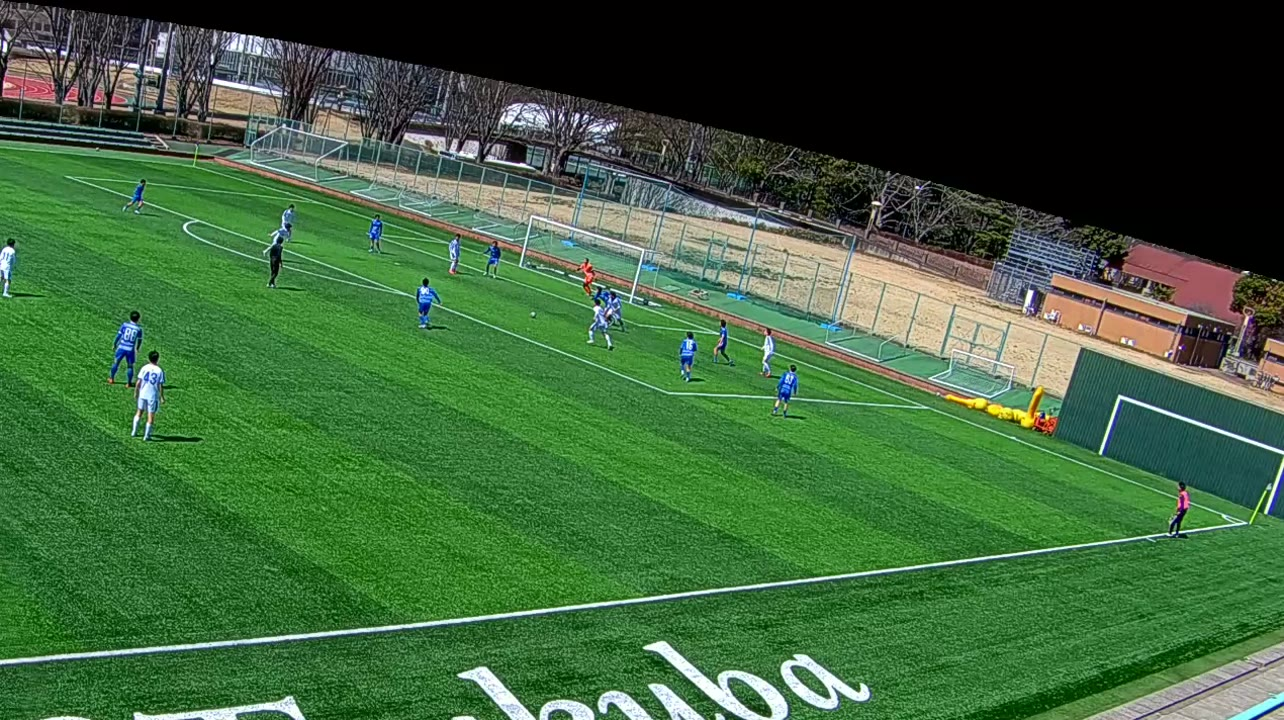
#> input picture analysis/data/evidence_brighton_PL-20261025-573542.jpg, 1284 x 720 px
$ python -i teams.py   (imports and definitions only)
#> lines starting #> are read from the running program, lines starting #| are printed output that depends on the picture
"""
Which team a person plays for, from their shirt's colour.

Every detected person gives a sample of Lab pixels from shirt to socks
(pitch-coloured ones left out), and their shirt's median colour; lightness is
weighted down (LIGHTNESS) everywhere: sun and shade change how light a shirt
is far more than its hue.

The shirts' medians find the two kits. Each kit then gets a palette from its
clear views (shirt, shorts, socks), without the colours both teams share
(skin, white socks). A person goes to the team whose palette covers the
biggest share of their pixels: in a tangle, an opponent across the shirt
lowers that share, but the shorts and socks still count. Clustering all of them over the clip finds the kits: the two
biggest clusters of people standing on the pitch are the teams; the rest
(referee, goalkeepers, staff, spectators) are "other". A track takes the
team most of its frames voted for.

Which team is home comes from the kits named on the command line
(--home-kit red --away-kit green); without them, the bigger cluster is home,
and the result says so.
"""

from __future__ import annotations

from collections import Counter

import cv2
import numpy as np

from .scene import PITCH_DISTANCE
from .state import Frame

COLOURS = {
    "white": (255, 255, 255), "black": (20, 20, 20), "grey": (128, 128, 128), "red": (200, 20, 30),
    "blue": (20, 60, 200), "navy": (20, 30, 90), "sky": (110, 170, 230), "green": (20, 140, 60),
    "yellow": (240, 210, 30), "orange": (240, 120, 20), "purple": (110, 40, 140), "brown": (110, 70, 40),
    "pink": (240, 130, 180), "maroon": (110, 20, 40),
}
K = 4
# Kit colours are compared as Lab with L scaled by this
LIGHTNESS = 0.4
WEIGHT = np.array([LIGHTNESS, 1.0, 1.0], dtype=np.float32)
# A person whose nearest kit is a team's but further than this (Lab) is still "other"
MAX_TEAM_DISTANCE = 60.0
# Clusters closer than this (Lab) are one kit in different light
SAME_KIT = 25.0
# A pixel this close (weighted Lab) to a palette colour is that colour
PIXEL_NEAR = 15.0
# The share of a person's pixels a kit's palette must cover for them to wear it
MIN_SHARE = 0.15
# ... and to be sure of it (a contact alert needs both players sure)
SURE_SHARE = 0.3
SURE_LEAD = 0.1
PALETTE = 4
SAMPLE = 128


# [72 lines left out: functions lab_of, body_pixels, kit_feature, merge, kmeans, not called in this run]


class Teams:
    def __init__(self, home_kit: str | None = None, away_kit: str | None = None) -> None:
        self.hints = (lab_of(home_kit), lab_of(away_kit)) if home_kit and away_kit else None
        self.kits: dict[str, np.ndarray] = {}
        self.others: list[np.ndarray] = []
        self.palettes: dict[str, np.ndarray] = {}
        self.other_palettes: list[np.ndarray] = []
        self.note = ""

    def fit(self, frames: list[Frame]) -> None:
        """Find the two kits among the people on the pitch over the whole clip."""
        # Big enough to have a clean shirt colour: far-off people mix in the background
        heights = [p.height for f in frames for p in f.persons if p.on_pitch]
        tall = 0.5 * float(np.median(heights)) if heights else 0
        features = np.array([p.feature for f in frames for p in f.persons
                             if p.on_pitch and p.feature is not None and p.height >= tall]) * WEIGHT
        if len(features) < 8:
            self.note = "too few players to tell the teams apart"
            return
        centres, labels = merge(*kmeans(features, min(K + 2, len(features))), features)
        sizes = Counter(labels.tolist())
        if self.hints:
            # The clusters nearest the kits given, among those big enough to be a team (spectators
            # on the grass can outnumber one of the teams)
            big = [i for i, n in sizes.items() if n >= max(3, 0.05 * len(features))]
            home, away = self.hints
            ia, ib = min(((i, j) for i in big for j in big if i != j),
                         key=lambda ij: np.linalg.norm(centres[ij[0]] - home) + np.linalg.norm(centres[ij[1]] - away))
            self.note = "home and away from the kits given"
        else:
            (ia, _), (ib, _) = sizes.most_common(2)
            self.note = "home is the bigger cluster: pass --home-kit and --away-kit to be sure"
        self.kits = {"home": centres[ia], "away": centres[ib]}
        # The other clusters: the referee, goalkeepers, staff, spectators standing near the pitch
        self.others = [c for i, c in enumerate(centres) if i not in (ia, ib)]
        self.palettes_from(frames, centres, ia, ib)

    # [28 lines left out: function palettes_from, not called in this run]

    def label(self, feature: np.ndarray | None, pixels: np.ndarray | None = None) -> str:
        return self.judge(feature, pixels)[0]

    # [63 lines left out: functions judge, assign, kit_bgr, not called in this run]

>>> import cv2
>>> picture = cv2.imread('../../../analysis/data/evidence_brighton_PL-20261025-573542.jpg', cv2.IMREAD_GRAYSCALE)
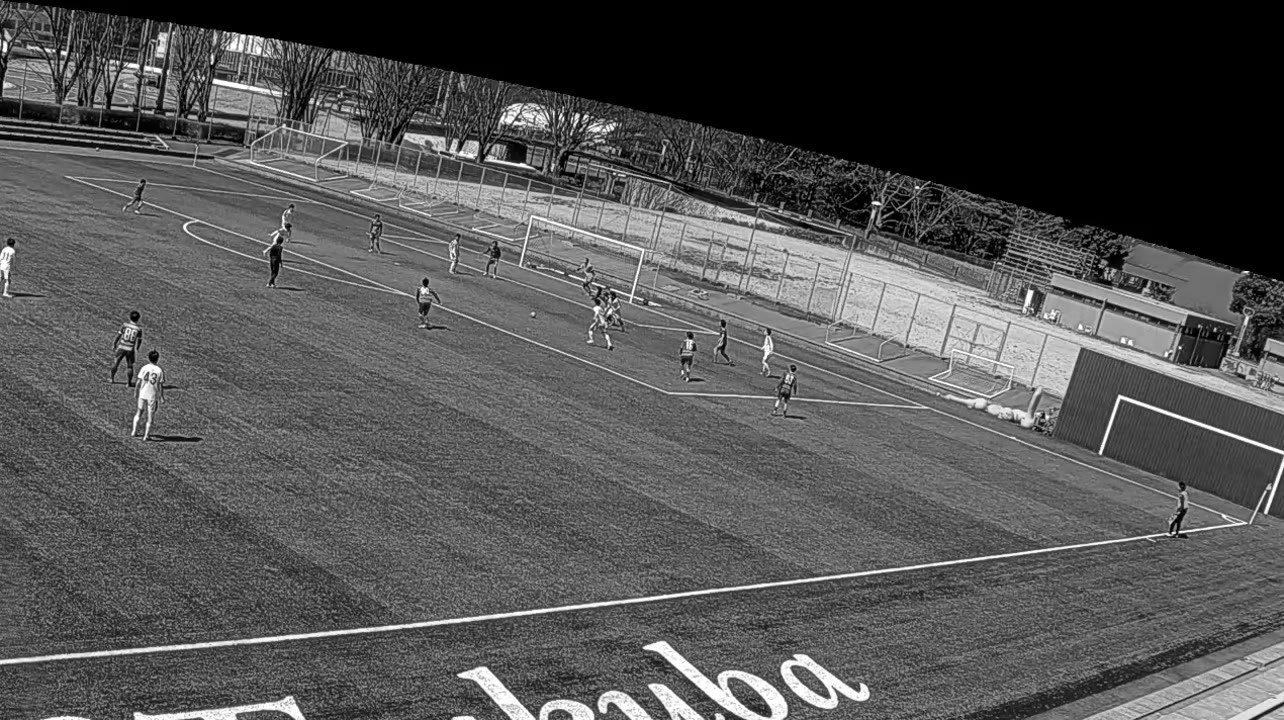
#> picture: shape (720, 1284); min 0, max 255, mean 83.4
#> (the run stopped early here; a loop or call above may not have finished)

$ run again, on analysis/data/evidence_brighton_PL-20261025-750641.jpg
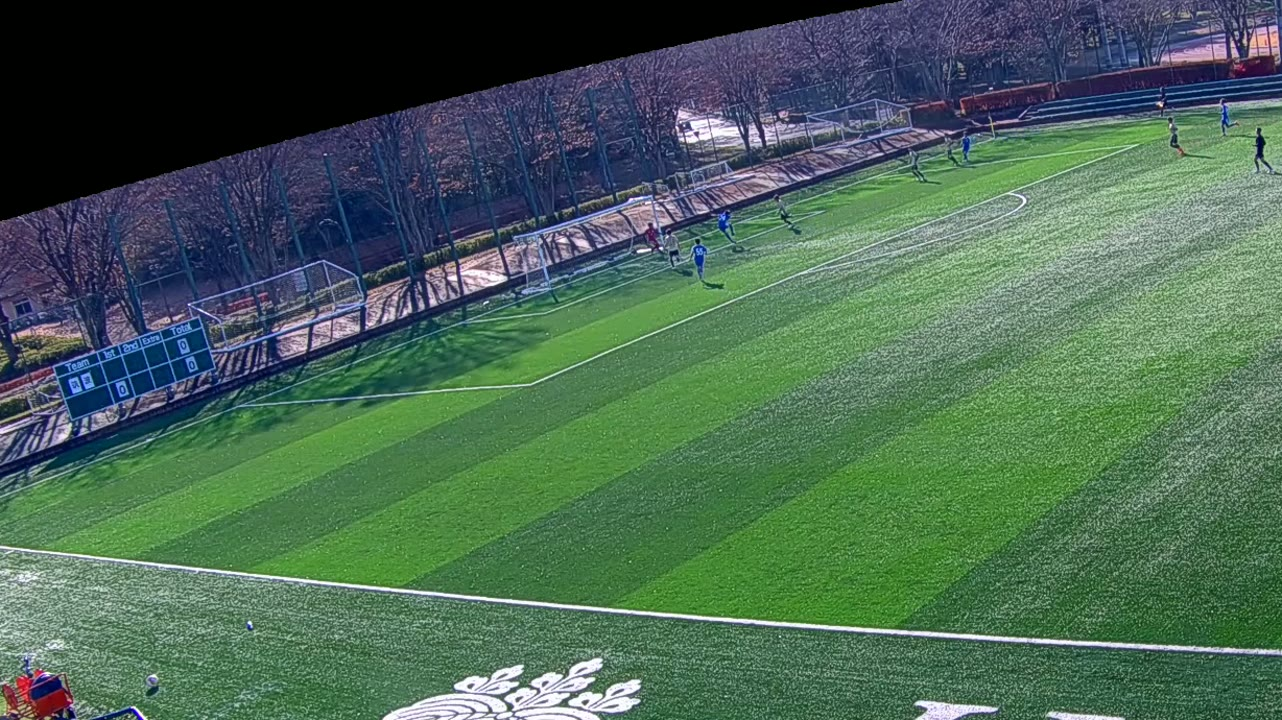
#> input picture analysis/data/evidence_brighton_PL-20261025-750641.jpg, 1282 x 720 px
#> `picture = cv2.imread('../../../analysis/data/evidence_brighton_PL-2026..`:
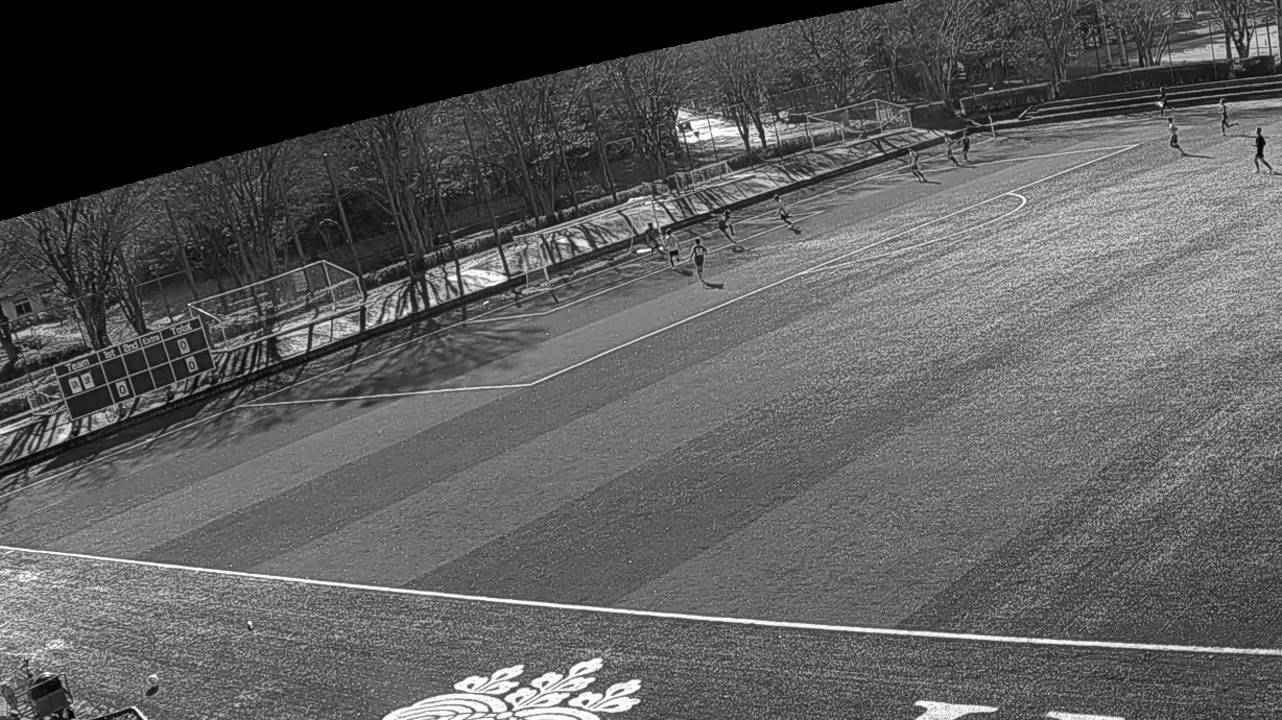
#> picture: shape (720, 1282); min 0, max 255, mean 91.8

$ run again, on analysis/data/evidence_brighton_PL-20261027-160021.jpg
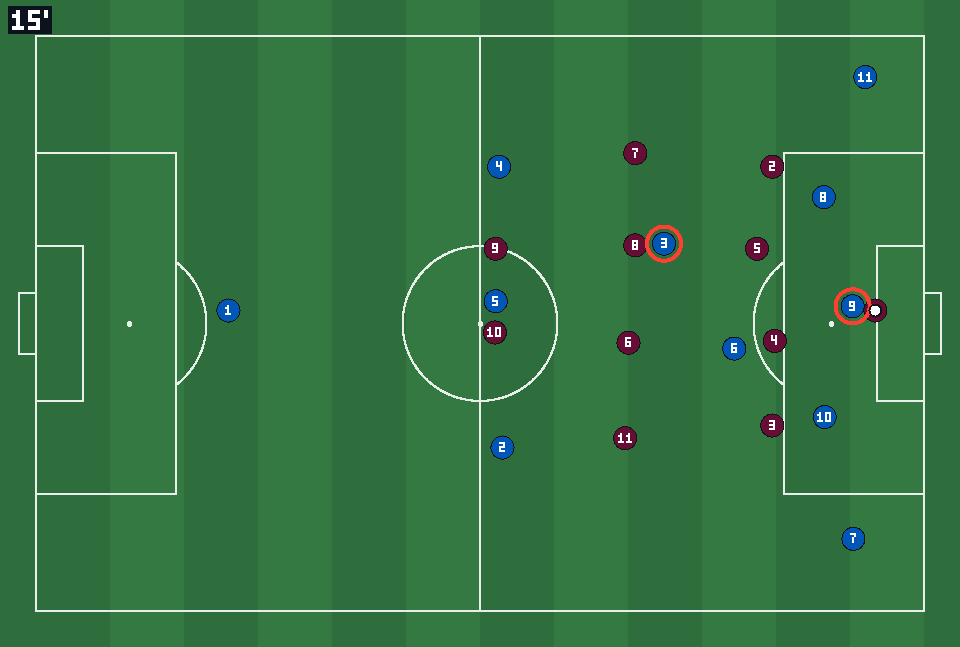
#> input picture analysis/data/evidence_brighton_PL-20261027-160021.jpg, 960 x 647 px
#> `picture = cv2.imread('../../../analysis/data/evidence_brighton_PL-2026..`:
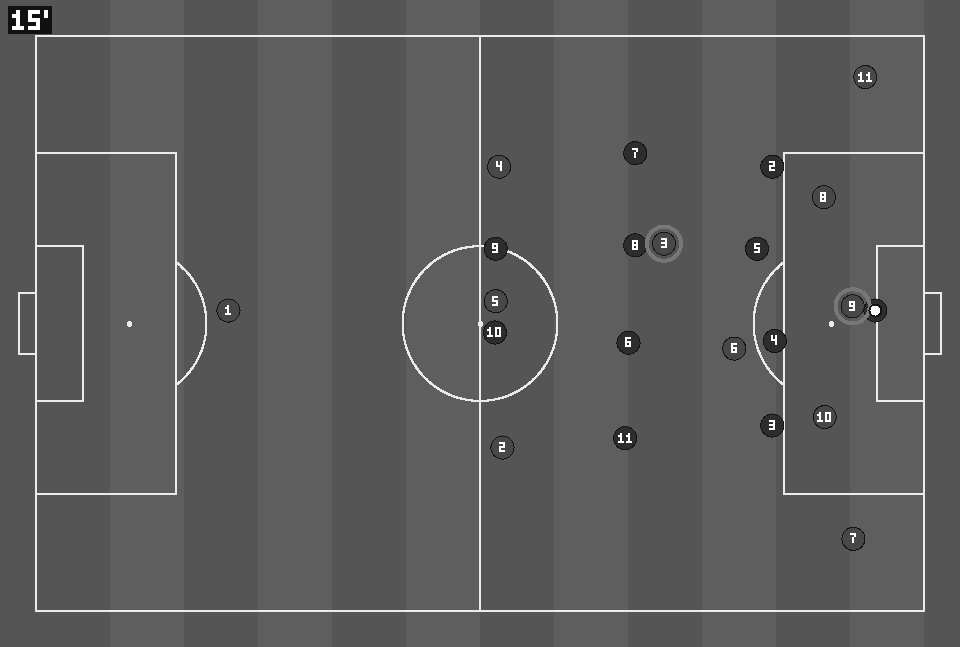
#> picture: shape (647, 960); min 17, max 255, mean 91.9
